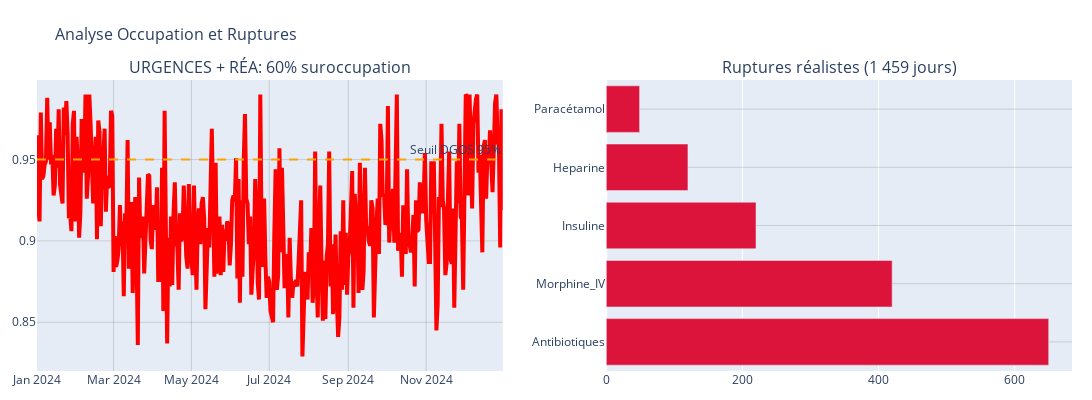

The notebook cell saved with this chart:
### Code cell
import plotly.graph_objects as go
from plotly.subplots import make_subplots
import pandas as pd

# Création des sous-graphiques (1 ligne, 2 colonnes)
fig = make_subplots(rows=1, cols=2, 
                    subplot_titles=('URGENCES + RÉA: 60% suroccupation', 
                                  'Ruptures réalistes (1 459 jours)'))

# 1. URGENCES vs RÉA (CRITIQUES) - Graphique en ligne
critiques = df_lits[df_lits['service'].isin(['Urgences_(Passage_court)', 'PRAGUES_(Réa/Pneumo)'])]
daily_max = critiques.groupby('date')['taux_occupation'].max().reset_index()

fig.add_trace(
    go.Scatter(x=daily_max['date'], y=daily_max['taux_occupation'],
               mode='lines', line=dict(color='red', width=4),
               name='Taux occupation', line_shape='linear'),
    row=1, col=1
)

# Ligne seuil horizontale
fig.add_hline(y=0.95, line_dash="dash", line_color="orange",
              annotation_text="Seuil DGOS 95%", row=1, col=1)

# Ruptures hiérarchiques 
ruptures = {
    'Antibiotiques': 650, 'Morphine_IV': 420, 'Insuline': 220, 
    'Heparine': 120, 'Paracétamol': 49
}
ruptures_keys = list(ruptures.keys())
ruptures_values = list(ruptures.values())

fig.add_trace(
    go.Bar(y=ruptures_keys, x=ruptures_values,
           orientation='h', marker_color='crimson',
           name='Ruptures'),
    row=1, col=2
)

# Mise en forme finale
fig.update_layout(
    height=400, width=1200,
    showlegend=False,
    title_text="Analyse Occupation et Ruptures",
    title_font_size=16,
    font=dict(size=12)
)

# Grilles et mise en page
fig.update_xaxes(gridcolor='rgba(128,128,128,0.3)', row=1, col=1)
fig.update_yaxes(gridcolor='rgba(128,128,128,0.3)', row=1, col=1)
fig.update_yaxes(gridcolor='rgba(128,128,128,0.3)', row=1, col=2)

fig.update_layout(margin=dict(l=20, r=20, t=80, b=20))
fig.show()

### Figure 1 — Plotly figure (JSON) as saved in the notebook; plotly's stock layout.template omitted (floating-point values rounded to 4 significant figures; data arrays with more than 128 entries replaced by an {"elided": "..."} marker saying what was removed)
{"data": [{"line": {"color": "red", "shape": "linear", "width": 4}, "mode": "lines", "name": "Taux occupation", "type": "scatter", "x": {"elided": "366 str values"}, "xaxis": "x", "y": {"elided": "366 float values"}, "yaxis": "y"}, {"marker": {"color": "crimson"}, "name": "Ruptures", "orientation": "h", "type": "bar", "x": [650, 420, 220, 120, 49], "xaxis": "x2", "y": ["Antibiotiques", "Morphine_IV", "Insuline", "Heparine", "Paracétamol"], "yaxis": "y2"}], "layout": {"annotations": [{"font": {"size": 16}, "showarrow": false, "text": "URGENCES + RÉA: 60% suroccupation", "x": 0.225, "xanchor": "center", "xref": "paper", "y": 1, "yanchor": "bottom", "yref": "paper"}, {"font": {"size": 16}, "showarrow": false, "text": "Ruptures réalistes (1 459 jours)", "x": 0.775, "xanchor": "center", "xref": "paper", "y": 1, "yanchor": "bottom", "yref": "paper"}, {"showarrow": false, "text": "Seuil DGOS 95%", "x": 1, "xanchor": "right", "xref": "x domain", "y": 0.95, "yanchor": "bottom", "yref": "y"}], "font": {"size": 12}, "height": 400, "margin": {"b": 20, "l": 20, "r": 20, "t": 80}, "shapes": [{"line": {"color": "orange", "dash": "dash"}, "type": "line", "x0": 0, "x1": 1, "xref": "x domain", "y0": 0.95, "y1": 0.95, "yref": "y"}], "showlegend": false, "title": {"font": {"size": 16}, "text": "Analyse Occupation et Ruptures"}, "width": 1200, "xaxis": {"anchor": "y", "domain": [0, 0.45], "gridcolor": "rgba(128,128,128,0.3)"}, "xaxis2": {"anchor": "y2", "domain": [0.55, 1]}, "yaxis": {"anchor": "x", "domain": [0, 1], "gridcolor": "rgba(128,128,128,0.3)"}, "yaxis2": {"anchor": "x2", "domain": [0, 1], "gridcolor": "rgba(128,128,128,0.3)"}}}
